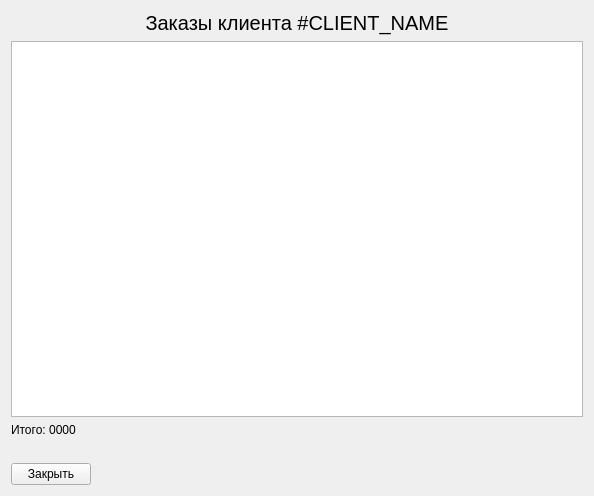
<?xml version="1.0" encoding="UTF-8"?>
<ui version="4.0">
 <class>Form</class>
 <widget class="QWidget" name="Form">
  <property name="geometry">
   <rect>
    <x>0</x>
    <y>0</y>
    <width>594</width>
    <height>496</height>
   </rect>
  </property>
  <property name="windowTitle">
   <string>Form</string>
  </property>
  <layout class="QVBoxLayout" name="verticalLayout">
   <item>
    <widget class="QLabel" name="label">
     <property name="font">
      <font>
       <pointsize>15</pointsize>
      </font>
     </property>
     <property name="text">
      <string>Заказы клиента #CLIENT_NAME</string>
     </property>
     <property name="alignment">
      <set>Qt::AlignCenter</set>
     </property>
    </widget>
   </item>
   <item>
    <widget class="QTableWidget" name="tw">
     <property name="editTriggers">
      <set>QAbstractItemView::NoEditTriggers</set>
     </property>
    </widget>
   </item>
   <item>
    <widget class="QLabel" name="summary_label">
     <property name="text">
      <string>Итого: 0000</string>
     </property>
    </widget>
   </item>
   <item>
    <spacer name="horizontalSpacer">
     <property name="orientation">
      <enum>Qt::Horizontal</enum>
     </property>
     <property name="sizeHint" stdset="0">
      <size>
       <width>40</width>
       <height>20</height>
      </size>
     </property>
    </spacer>
   </item>
   <item>
    <layout class="QHBoxLayout" name="horizontalLayout">
     <item>
      <widget class="QPushButton" name="close_btn">
       <property name="text">
        <string>Закрыть</string>
       </property>
      </widget>
     </item>
     <item>
      <spacer name="horizontalSpacer_2">
       <property name="orientation">
        <enum>Qt::Horizontal</enum>
       </property>
       <property name="sizeHint" stdset="0">
        <size>
         <width>40</width>
         <height>20</height>
        </size>
       </property>
      </spacer>
     </item>
    </layout>
   </item>
  </layout>
 </widget>
 <resources/>
 <connections/>
</ui>
